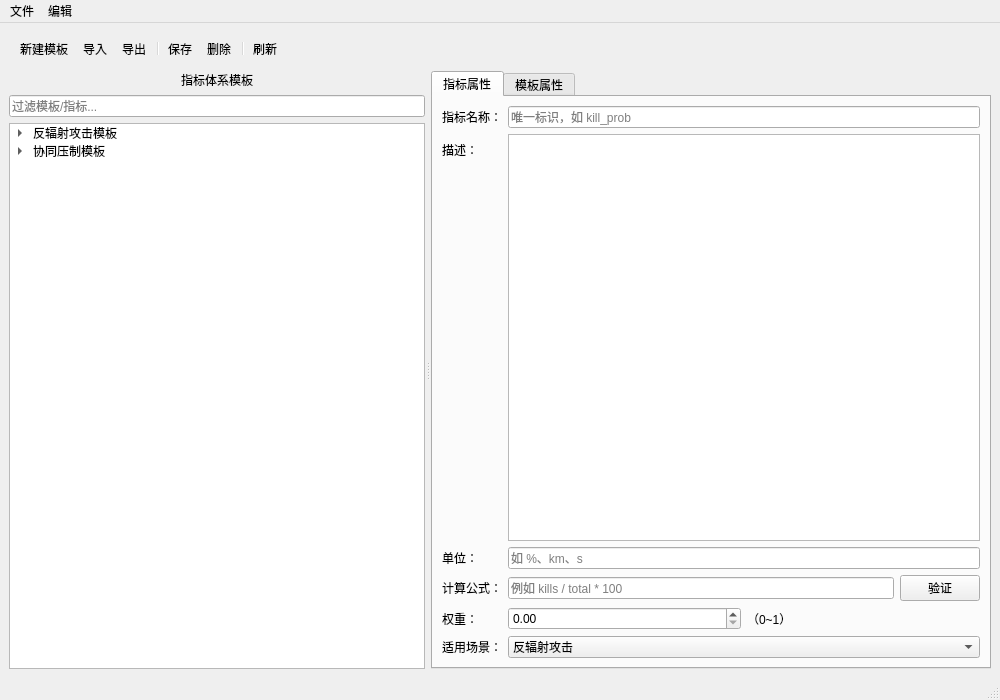
<?xml version="1.0" encoding="UTF-8"?>
<ui version="4.0">
 <class>EvalIndicatorManagement</class>
 <widget class="QMainWindow" name="EvalIndicatorManagement">
  <property name="geometry">
   <rect>
    <x>0</x>
    <y>0</y>
    <width>1000</width>
    <height>700</height>
   </rect>
  </property>
  <property name="windowTitle">
   <string>评估指标体系管理</string>
  </property>
  <widget class="QWidget" name="centralwidget">
   <layout class="QVBoxLayout" name="verticalLayout">
    <item>
     <widget class="QToolBar" name="toolBar">
      <property name="toolButtonStyle">
       <enum>Qt::ToolButtonTextUnderIcon</enum>
      </property>
      <addaction name="actionNewTemplate"/>
      <addaction name="actionImport"/>
      <addaction name="actionExport"/>
      <addaction name="separator"/>
      <addaction name="actionSave"/>
      <addaction name="actionDelete"/>
      <addaction name="separator"/>
      <addaction name="actionRefresh"/>
     </widget>
    </item>
    <item>
     <widget class="QSplitter" name="splitter">
      <property name="orientation">
       <enum>Qt::Horizontal</enum>
      </property>
      <property name="handleWidth">
       <number>6</number>
      </property>
      <!-- 左侧树形结构 -->
      <widget class="QWidget" name="leftPanel" native="true">
       <property name="minimumWidth">
        <number>250</number>
       </property>
       <property name="maximumWidth">
        <number>350</number>
       </property>
       <layout class="QVBoxLayout" name="verticalLayout_2">
        <item>
         <widget class="QLabel" name="labelTreeTitle">
          <property name="text">
           <string>指标体系模板</string>
          </property>
          <property name="alignment">
           <set>Qt::AlignCenter</set>
          </property>
         </widget>
        </item>
        <item>
         <widget class="QLineEdit" name="editFilter">
          <property name="placeholderText">
           <string>过滤模板/指标...</string>
          </property>
          <property name="clearButtonEnabled">
           <bool>true</bool>
          </property>
         </widget>
        </item>
        <item>
         <widget class="QTreeWidget" name="treeIndicators">
          <property name="headerHidden">
           <bool>true</bool>
          </property>
          <column>
           <property name="text">
            <string>名称</string>
           </property>
          </column>
          <item>
           <property name="text">
            <string>反辐射攻击模板</string>
           </property>
           <item>
            <property name="text">
             <string>目标摧毁概率</string>
            </property>
           </item>
           <item>
            <property name="text">
             <string>无人机生存率</string>
            </property>
           </item>
          </item>
          <item>
           <property name="text">
            <string>协同压制模板</string>
           </property>
           <item>
            <property name="text">
             <string>压制时间</string>
            </property>
           </item>
           <item>
            <property name="text">
             <string>干扰成功率</string>
            </property>
           </item>
          </item>
         </widget>
        </item>
       </layout>
      </widget>
      <!-- 右侧编辑区域 -->
      <widget class="QTabWidget" name="tabWidget">
       <property name="currentIndex">
        <number>0</number>
       </property>
       <!-- 指标编辑页 -->
       <widget class="QWidget" name="tabIndicator">
        <attribute name="title">
         <string>指标属性</string>
        </attribute>
        <layout class="QFormLayout" name="formLayout">
         <item row="0" column="0">
          <widget class="QLabel" name="labelIndName">
           <property name="text">
            <string>指标名称：</string>
           </property>
          </widget>
         </item>
         <item row="0" column="1">
          <widget class="QLineEdit" name="editIndName">
           <property name="placeholderText">
            <string>唯一标识，如 kill_prob</string>
           </property>
          </widget>
         </item>
         <item row="1" column="0">
          <widget class="QLabel" name="labelIndDesc">
           <property name="text">
            <string>描述：</string>
           </property>
          </widget>
         </item>
         <item row="1" column="1">
          <widget class="QTextEdit" name="textIndDesc">
           <property name="maximumHeight">
            <number>60</number>
           </property>
          </widget>
         </item>
         <item row="2" column="0">
          <widget class="QLabel" name="labelIndUnit">
           <property name="text">
            <string>单位：</string>
           </property>
          </widget>
         </item>
         <item row="2" column="1">
          <widget class="QLineEdit" name="editIndUnit">
           <property name="placeholderText">
            <string>如 %、km、s</string>
           </property>
          </widget>
         </item>
         <item row="3" column="0">
          <widget class="QLabel" name="labelIndFormula">
           <property name="text">
            <string>计算公式：</string>
           </property>
          </widget>
         </item>
         <item row="3" column="1">
          <layout class="QHBoxLayout" name="horizontalLayout">
           <item>
            <widget class="QLineEdit" name="editIndFormula">
             <property name="placeholderText">
              <string>例如 kills / total * 100</string>
             </property>
            </widget>
           </item>
           <item>
            <widget class="QPushButton" name="btnValidate">
             <property name="text">
              <string>验证</string>
             </property>
            </widget>
           </item>
          </layout>
         </item>
         <item row="4" column="0">
          <widget class="QLabel" name="labelIndWeight">
           <property name="text">
            <string>权重：</string>
           </property>
          </widget>
         </item>
         <item row="4" column="1">
          <layout class="QHBoxLayout" name="horizontalLayout_2">
           <item>
            <widget class="QDoubleSpinBox" name="spinIndWeight">
             <property name="maximum">
              <double>1.000000000000000</double>
             </property>
             <property name="singleStep">
              <double>0.050000000000000</double>
             </property>
            </widget>
           </item>
           <item>
            <widget class="QLabel" name="labelWeightHint">
             <property name="text">
              <string>（0~1）</string>
             </property>
            </widget>
           </item>
          </layout>
         </item>
         <item row="5" column="0">
          <widget class="QLabel" name="labelIndScenario">
           <property name="text">
            <string>适用场景：</string>
           </property>
          </widget>
         </item>
         <item row="5" column="1">
          <widget class="QComboBox" name="comboIndScenario">
           <item>
            <property name="text">
             <string>反辐射攻击</string>
            </property>
           </item>
           <item>
            <property name="text">
             <string>协同压制</string>
            </property>
           </item>
           <item>
            <property name="text">
             <string>区域侦察</string>
            </property>
           </item>
          </widget>
         </item>
        </layout>
       </widget>
       <!-- 模板编辑页 -->
       <widget class="QWidget" name="tabTemplate">
        <attribute name="title">
         <string>模板属性</string>
        </attribute>
        <layout class="QVBoxLayout" name="verticalLayout_3">
         <item>
          <layout class="QFormLayout" name="formLayout_2">
           <item row="0" column="0">
            <widget class="QLabel" name="labelTplName">
             <property name="text">
              <string>模板名称：</string>
             </property>
            </widget>
           </item>
           <item row="0" column="1">
            <widget class="QLineEdit" name="editTplName"/>
           </item>
           <item row="1" column="0">
            <widget class="QLabel" name="labelTplDesc">
             <property name="text">
              <string>描述：</string>
             </property>
            </widget>
           </item>
           <item row="1" column="1">
            <widget class="QTextEdit" name="textTplDesc">
             <property name="maximumHeight">
              <number>60</number>
             </property>
            </widget>
           </item>
          </layout>
         </item>
         <item>
          <widget class="QLabel" name="labelIndList">
           <property name="text">
            <string>包含的指标：</string>
           </property>
          </widget>
         </item>
         <item>
          <widget class="QTableWidget" name="tableTemplateIndicators">
           <property name="columnCount">
            <number>3</number>
           </property>
           <attribute name="horizontalHeaderStretchLastSection">
            <bool>true</bool>
           </attribute>
           <column>
            <property name="text">
             <string>指标名称</string>
            </property>
           </column>
           <column>
            <property name="text">
             <string>权重</string>
            </property>
           </column>
           <column>
            <property name="text">
             <string>操作</string>
            </property>
           </column>
           <row>
            <property name="text">
             <string>目标摧毁概率</string>
            </property>
           </row>
           <row>
            <property name="text">
             <string>无人机生存率</string>
            </property>
           </row>
          </widget>
         </item>
         <item>
          <widget class="QPushButton" name="btnAddIndicator">
           <property name="text">
            <string>添加指标...</string>
           </property>
          </widget>
         </item>
        </layout>
       </widget>
      </widget>
     </widget>
    </item>
   </layout>
  </widget>
  <widget class="QStatusBar" name="statusbar"/>
  <widget class="QMenuBar" name="menubar">
   <property name="geometry">
    <rect>
     <x>0</x>
     <y>0</y>
     <width>1000</width>
     <height>22</height>
    </rect>
   </property>
   <widget class="QMenu" name="menuFile">
    <property name="title">
     <string>文件</string>
    </property>
    <addaction name="actionNewTemplate"/>
    <addaction name="actionImport"/>
    <addaction name="actionExport"/>
    <addaction name="separator"/>
    <addaction name="actionExit"/>
   </widget>
   <widget class="QMenu" name="menuEdit">
    <property name="title">
     <string>编辑</string>
    </property>
    <addaction name="actionSave"/>
    <addaction name="actionDelete"/>
    <addaction name="actionRefresh"/>
   </widget>
   <addaction name="menuFile"/>
   <addaction name="menuEdit"/>
  </widget>
  <action name="actionNewTemplate">
   <property name="text">
    <string>新建模板</string>
   </property>
   <property name="toolTip">
    <string>创建新的指标体系模板</string>
   </property>
  </action>
  <action name="actionImport">
   <property name="text">
    <string>导入</string>
   </property>
   <property name="toolTip">
    <string>从文件导入模板</string>
   </property>
  </action>
  <action name="actionExport">
   <property name="text">
    <string>导出</string>
   </property>
   <property name="toolTip">
    <string>导出当前模板到文件</string>
   </property>
  </action>
  <action name="actionSave">
   <property name="text">
    <string>保存</string>
   </property>
   <property name="toolTip">
    <string>保存当前修改</string>
   </property>
  </action>
  <action name="actionDelete">
   <property name="text">
    <string>删除</string>
   </property>
   <property name="toolTip">
    <string>删除选中项</string>
   </property>
  </action>
  <action name="actionRefresh">
   <property name="text">
    <string>刷新</string>
   </property>
   <property name="toolTip">
    <string>刷新列表</string>
   </property>
  </action>
  <action name="actionExit">
   <property name="text">
    <string>退出</string>
   </property>
  </action>
 </widget>
 <resources/>
 <connections/>
</ui>
